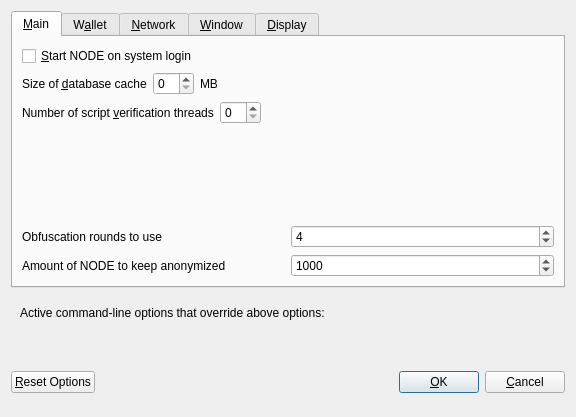
<?xml version="1.0" encoding="UTF-8"?>
<ui version="4.0">
 <class>OptionsDialog</class>
 <widget class="QDialog" name="OptionsDialog">
  <property name="geometry">
   <rect>
    <x>0</x>
    <y>0</y>
    <width>576</width>
    <height>417</height>
   </rect>
  </property>
  <property name="windowTitle">
   <string>Options</string>
  </property>
  <property name="modal">
   <bool>true</bool>
  </property>
  <layout class="QVBoxLayout" name="verticalLayout">
   <item>
    <widget class="QTabWidget" name="tabWidget">
     <property name="currentIndex">
      <number>0</number>
     </property>
     <widget class="QWidget" name="tabMain">
      <attribute name="title">
       <string>&amp;Main</string>
      </attribute>
      <layout class="QVBoxLayout" name="verticalLayout_Main">
       <item>
        <widget class="QCheckBox" name="bitcoinAtStartup">
         <property name="toolTip">
          <string>Automatically start NODE after logging in to the system.</string>
         </property>
         <property name="text">
          <string>&amp;Start NODE on system login</string>
         </property>
        </widget>
       </item>
       <item>
        <layout class="QHBoxLayout" name="horizontalLayout_2_Main">
         <item>
          <widget class="QLabel" name="databaseCacheLabel">
           <property name="text">
            <string>Size of &amp;database cache</string>
           </property>
           <property name="textFormat">
            <enum>Qt::PlainText</enum>
           </property>
           <property name="buddy">
            <cstring>databaseCache</cstring>
           </property>
          </widget>
         </item>
         <item>
          <widget class="QSpinBox" name="databaseCache"/>
         </item>
         <item>
          <widget class="QLabel" name="databaseCacheUnitLabel">
           <property name="text">
            <string>MB</string>
           </property>
           <property name="textFormat">
            <enum>Qt::PlainText</enum>
           </property>
          </widget>
         </item>
         <item>
          <spacer name="horizontalSpacer_2_Main">
           <property name="orientation">
            <enum>Qt::Horizontal</enum>
           </property>
           <property name="sizeHint" stdset="0">
            <size>
             <width>40</width>
             <height>20</height>
            </size>
           </property>
          </spacer>
         </item>
        </layout>
       </item>
       <item>
        <layout class="QHBoxLayout" name="horizontalLayout_3_Main">
         <item>
          <widget class="QLabel" name="threadsScriptVerifLabel">
           <property name="text">
            <string>Number of script &amp;verification threads</string>
           </property>
           <property name="textFormat">
            <enum>Qt::PlainText</enum>
           </property>
           <property name="buddy">
            <cstring>threadsScriptVerif</cstring>
           </property>
          </widget>
         </item>
         <item>
          <widget class="QSpinBox" name="threadsScriptVerif">
           <property name="toolTip">
            <string>(0 = auto, &lt;0 = leave that many cores free)</string>
           </property>
          </widget>
         </item>
         <item>
          <spacer name="horizontalSpacer_3_Main">
           <property name="orientation">
            <enum>Qt::Horizontal</enum>
           </property>
           <property name="sizeHint" stdset="0">
            <size>
             <width>40</width>
             <height>20</height>
            </size>
           </property>
          </spacer>
         </item>
        </layout>
       </item>
       <item>
        <spacer name="verticalSpacer_Main">
         <property name="orientation">
          <enum>Qt::Vertical</enum>
         </property>
         <property name="sizeHint" stdset="0">
          <size>
           <width>20</width>
           <height>40</height>
          </size>
         </property>
        </spacer>
       </item>
       <item>
        <layout class="QHBoxLayout" name="horizontalLayout_4_Main">
         <item>
          <widget class="QLabel" name="label">
           <property name="toolTip">
            <string>This setting determines the amount of individual masternodes that an input will be anonymized through.&lt;br/&gt;More rounds of anonymization gives a higher degree of privacy, but also costs more in fees.</string>
           </property>
           <property name="text">
            <string>Obfuscation rounds to use</string>
           </property>
          </widget>
         </item>
         <item>
          <widget class="QSpinBox" name="obfuscationRounds">
           <property name="minimum">
            <number>2</number>
           </property>
           <property name="maximum">
            <number>8</number>
           </property>
           <property name="value">
            <number>4</number>
           </property>
          </widget>
         </item>
        </layout>
       </item>
       <item>
        <layout class="QHBoxLayout" name="horizontalLayout">
         <item>
          <widget class="QLabel" name="label_2">
           <property name="toolTip">
            <string>This amount acts as a threshold to turn off Obfuscation once it's reached.</string>
           </property>
           <property name="statusTip">
            <string notr="true"/>
           </property>
           <property name="whatsThis">
            <string notr="true"/>
           </property>
           <property name="accessibleName">
            <string notr="true"/>
           </property>
           <property name="accessibleDescription">
            <string notr="true"/>
           </property>
           <property name="text">
            <string>Amount of NODE to keep anonymized</string>
           </property>
          </widget>
         </item>
         <item>
          <widget class="QSpinBox" name="anonymizeNODE">
           <property name="minimum">
            <number>100</number>
           </property>
           <property name="maximum">
            <number>100000</number>
           </property>
           <property name="singleStep">
            <number>100</number>
           </property>
           <property name="value">
            <number>1000</number>
           </property>
          </widget>
         </item>
        </layout>
       </item>
      </layout>
     </widget>
     <widget class="QWidget" name="tabWallet">
      <attribute name="title">
       <string>W&amp;allet</string>
      </attribute>
      <layout class="QVBoxLayout" name="verticalLayout_Wallet">
       <item>
        <widget class="QGroupBox" name="groupBox">
         <property name="title">
          <string>Expert</string>
         </property>
         <layout class="QVBoxLayout" name="verticalLayout_2">
          <item>
           <widget class="QCheckBox" name="coinControlFeatures">
            <property name="toolTip">
             <string>Whether to show coin control features or not.</string>
            </property>
            <property name="text">
             <string>Enable coin &amp;control features</string>
            </property>
           </widget>
          </item>
          <item>
           <widget class="QCheckBox" name="showMasternodesTab">
            <property name="toolTip">
             <string>Show additional tab listing all your masternodes in first sub-tab&lt;br/&gt;and all masternodes on the network in second sub-tab.</string>
            </property>
            <property name="text">
             <string>Show Masternodes Tab</string>
            </property>
           </widget>
          </item>
          <item>
           <widget class="QCheckBox" name="spendZeroConfChange">
            <property name="toolTip">
             <string>If you disable the spending of unconfirmed change, the change from a transaction&lt;br/&gt;cannot be used until that transaction has at least one confirmation.&lt;br/&gt;This also affects how your balance is computed.</string>
            </property>
            <property name="text">
             <string>&amp;Spend unconfirmed change</string>
            </property>
           </widget>
          </item>
         </layout>
        </widget>
       </item>
       <item>
        <spacer name="verticalSpacer_Wallet">
         <property name="orientation">
          <enum>Qt::Vertical</enum>
         </property>
         <property name="sizeHint" stdset="0">
          <size>
           <width>20</width>
           <height>40</height>
          </size>
         </property>
        </spacer>
       </item>
      </layout>
     </widget>
     <widget class="QWidget" name="tabNetwork">
      <attribute name="title">
       <string>&amp;Network</string>
      </attribute>
      <layout class="QVBoxLayout" name="verticalLayout_Network">
       <item>
        <widget class="QCheckBox" name="mapPortUpnp">
         <property name="toolTip">
          <string>Automatically open the ZeroNode client port on the router. This only works when your router supports UPnP and it is enabled.</string>
         </property>
         <property name="text">
          <string>Map port using &amp;UPnP</string>
         </property>
        </widget>
       </item>
       <item>
        <widget class="QCheckBox" name="allowIncoming">
         <property name="toolTip">
          <string>Accept connections from outside</string>
         </property>
         <property name="text">
          <string>Allow incoming connections</string>
         </property>
        </widget>
       </item>
       <item>
        <widget class="QCheckBox" name="connectSocks">
         <property name="toolTip">
          <string>Connect to the ZeroNode network through a SOCKS5 proxy.</string>
         </property>
         <property name="text">
          <string>&amp;Connect through SOCKS5 proxy (default proxy):</string>
         </property>
        </widget>
       </item>
       <item>
        <layout class="QHBoxLayout" name="horizontalLayout_1_Network">
         <item>
          <widget class="QLabel" name="proxyIpLabel">
           <property name="text">
            <string>Proxy &amp;IP:</string>
           </property>
           <property name="textFormat">
            <enum>Qt::PlainText</enum>
           </property>
           <property name="buddy">
            <cstring>proxyIp</cstring>
           </property>
          </widget>
         </item>
         <item>
          <widget class="QValidatedLineEdit" name="proxyIp">
           <property name="minimumSize">
            <size>
             <width>140</width>
             <height>0</height>
            </size>
           </property>
           <property name="maximumSize">
            <size>
             <width>140</width>
             <height>16777215</height>
            </size>
           </property>
           <property name="toolTip">
            <string>IP address of the proxy (e.g. IPv4: 127.0.0.1 / IPv6: ::1)</string>
           </property>
          </widget>
         </item>
         <item>
          <widget class="QLabel" name="proxyPortLabel">
           <property name="text">
            <string>&amp;Port:</string>
           </property>
           <property name="textFormat">
            <enum>Qt::PlainText</enum>
           </property>
           <property name="buddy">
            <cstring>proxyPort</cstring>
           </property>
          </widget>
         </item>
         <item>
          <widget class="QLineEdit" name="proxyPort">
           <property name="minimumSize">
            <size>
             <width>55</width>
             <height>0</height>
            </size>
           </property>
           <property name="maximumSize">
            <size>
             <width>55</width>
             <height>16777215</height>
            </size>
           </property>
           <property name="toolTip">
            <string>Port of the proxy (e.g. 9050)</string>
           </property>
          </widget>
         </item>
         <item>
          <spacer name="horizontalSpacer_1_Network">
           <property name="orientation">
            <enum>Qt::Horizontal</enum>
           </property>
           <property name="sizeHint" stdset="0">
            <size>
             <width>40</width>
             <height>20</height>
            </size>
           </property>
          </spacer>
         </item>
        </layout>
       </item>
       <item>
        <spacer name="verticalSpacer_Network">
         <property name="orientation">
          <enum>Qt::Vertical</enum>
         </property>
         <property name="sizeHint" stdset="0">
          <size>
           <width>20</width>
           <height>40</height>
          </size>
         </property>
        </spacer>
       </item>
      </layout>
     </widget>
     <widget class="QWidget" name="tabWindow">
      <attribute name="title">
       <string>&amp;Window</string>
      </attribute>
      <layout class="QVBoxLayout" name="verticalLayout_Window">
       <item>
        <widget class="QCheckBox" name="minimizeToTray">
         <property name="toolTip">
          <string>Show only a tray icon after minimizing the window.</string>
         </property>
         <property name="text">
          <string>&amp;Minimize to the tray instead of the taskbar</string>
         </property>
        </widget>
       </item>
       <item>
        <widget class="QCheckBox" name="minimizeOnClose">
         <property name="toolTip">
          <string>Minimize instead of exit the application when the window is closed. When this option is enabled, the application will be closed only after selecting Quit in the menu.</string>
         </property>
         <property name="text">
          <string>M&amp;inimize on close</string>
         </property>
        </widget>
       </item>
       <item>
        <spacer name="verticalSpacer_Window">
         <property name="orientation">
          <enum>Qt::Vertical</enum>
         </property>
         <property name="sizeHint" stdset="0">
          <size>
           <width>20</width>
           <height>40</height>
          </size>
         </property>
        </spacer>
       </item>
      </layout>
     </widget>
     <widget class="QWidget" name="tabDisplay">
      <attribute name="title">
       <string>&amp;Display</string>
      </attribute>
      <layout class="QVBoxLayout" name="verticalLayout_Display">
       <item>
        <layout class="QHBoxLayout" name="horizontalLayout_1_Display">
         <item>
          <widget class="QLabel" name="langLabel">
           <property name="text">
            <string>User Interface &amp;language:</string>
           </property>
           <property name="textFormat">
            <enum>Qt::PlainText</enum>
           </property>
           <property name="buddy">
            <cstring>lang</cstring>
           </property>
          </widget>
         </item>
         <item>
          <widget class="QValueComboBox" name="lang">
           <property name="toolTip">
            <string>The user interface language can be set here. This setting will take effect after restarting ZeroNode.</string>
           </property>
          </widget>
         </item>
        </layout>
       </item>
       <item>
        <widget class="QLabel" name="label_3">
         <property name="toolTip">
          <string notr="true"/>
         </property>
         <property name="statusTip">
          <string notr="true"/>
         </property>
         <property name="whatsThis">
          <string notr="true"/>
         </property>
         <property name="accessibleName">
          <string notr="true"/>
         </property>
         <property name="text">
          <string>Language missing or translation incomplete? Help contributing translations here:
https://www.transifex.com/zeronode-project/zeronode-project-translations</string>
         </property>
         <property name="wordWrap">
          <bool>true</bool>
         </property>
         <property name="openExternalLinks">
          <bool>true</bool>
         </property>
         <property name="textInteractionFlags">
          <set>Qt::TextBrowserInteraction</set>
         </property>
        </widget>
       </item>
       <item>
        <layout class="QHBoxLayout" name="horizontalLayout_4_Display" stretch="0,0">
         <item>
          <widget class="QLabel" name="themeLabel">
           <property name="text">
            <string>User Interface Theme:</string>
           </property>
          </widget>
         </item>
         <item>
          <widget class="QValueComboBox" name="theme"/>
         </item>
        </layout>
       </item>
       <item>
        <widget class="Line" name="line">
         <property name="orientation">
          <enum>Qt::Horizontal</enum>
         </property>
        </widget>
       </item>
       <item>
        <layout class="QHBoxLayout" name="horizontalLayout_2_Display">
         <item>
          <widget class="QLabel" name="unitLabel">
           <property name="text">
            <string>&amp;Unit to show amounts in:</string>
           </property>
           <property name="textFormat">
            <enum>Qt::PlainText</enum>
           </property>
           <property name="buddy">
            <cstring>unit</cstring>
           </property>
          </widget>
         </item>
         <item>
          <widget class="QValueComboBox" name="unit">
           <property name="toolTip">
            <string>Choose the default subdivision unit to show in the interface and when sending coins.</string>
           </property>
          </widget>
         </item>
        </layout>
       </item>
       <item>
        <layout class="QHBoxLayout" name="horizontalLayout_5_Display">
         <item>
          <widget class="QLabel" name="digitsLabel">
           <property name="text">
            <string>Decimal digits</string>
           </property>
          </widget>
         </item>
         <item>
          <widget class="QValueComboBox" name="digits"/>
         </item>
        </layout>
       </item>
       <item>
        <layout class="QHBoxLayout" name="horizontalLayout_3_Display">
         <item>
          <widget class="QLabel" name="thirdPartyTxUrlsLabel">
           <property name="toolTip">
            <string>Third party URLs (e.g. a block explorer) that appear in the transactions tab as context menu items. %s in the URL is replaced by transaction hash. Multiple URLs are separated by vertical bar |.</string>
           </property>
           <property name="text">
            <string>Third party transaction URLs</string>
           </property>
           <property name="buddy">
            <cstring>thirdPartyTxUrls</cstring>
           </property>
          </widget>
         </item>
         <item>
          <widget class="QLineEdit" name="thirdPartyTxUrls">
           <property name="toolTip">
            <string>Third party URLs (e.g. a block explorer) that appear in the transactions tab as context menu items. %s in the URL is replaced by transaction hash. Multiple URLs are separated by vertical bar |.</string>
           </property>
          </widget>
         </item>
        </layout>
       </item>
       <item>
        <spacer name="verticalSpacer">
         <property name="orientation">
          <enum>Qt::Vertical</enum>
         </property>
         <property name="sizeHint" stdset="0">
          <size>
           <width>20</width>
           <height>40</height>
          </size>
         </property>
        </spacer>
       </item>
      </layout>
     </widget>
    </widget>
   </item>
   <item>
    <widget class="QFrame" name="frame">
     <layout class="QVBoxLayout" name="verticalLayout_Bottom">
      <item>
       <layout class="QHBoxLayout" name="horizontalLayout_Bottom">
        <item>
         <widget class="QLabel" name="overriddenByCommandLineInfoLabel">
          <property name="text">
           <string>Active command-line options that override above options:</string>
          </property>
          <property name="textFormat">
           <enum>Qt::PlainText</enum>
          </property>
         </widget>
        </item>
        <item>
         <spacer name="horizontalSpacer_Bottom">
          <property name="orientation">
           <enum>Qt::Horizontal</enum>
          </property>
          <property name="sizeHint" stdset="0">
           <size>
            <width>40</width>
            <height>20</height>
           </size>
          </property>
         </spacer>
        </item>
       </layout>
      </item>
      <item>
       <widget class="QLabel" name="overriddenByCommandLineLabel">
        <property name="text">
         <string/>
        </property>
        <property name="textFormat">
         <enum>Qt::PlainText</enum>
        </property>
        <property name="wordWrap">
         <bool>true</bool>
        </property>
       </widget>
      </item>
     </layout>
    </widget>
   </item>
   <item>
    <layout class="QHBoxLayout" name="horizontalLayout_Buttons">
     <item>
      <widget class="QPushButton" name="resetButton">
       <property name="toolTip">
        <string>Reset all client options to default.</string>
       </property>
       <property name="text">
        <string>&amp;Reset Options</string>
       </property>
       <property name="autoDefault">
        <bool>false</bool>
       </property>
      </widget>
     </item>
     <item>
      <spacer name="horizontalSpacer_1">
       <property name="orientation">
        <enum>Qt::Horizontal</enum>
       </property>
       <property name="sizeHint" stdset="0">
        <size>
         <width>40</width>
         <height>48</height>
        </size>
       </property>
      </spacer>
     </item>
     <item>
      <widget class="QLabel" name="statusLabel">
       <property name="minimumSize">
        <size>
         <width>200</width>
         <height>0</height>
        </size>
       </property>
       <property name="font">
        <font>
         <weight>75</weight>
         <bold>true</bold>
        </font>
       </property>
       <property name="text">
        <string/>
       </property>
       <property name="textFormat">
        <enum>Qt::PlainText</enum>
       </property>
       <property name="wordWrap">
        <bool>true</bool>
       </property>
      </widget>
     </item>
     <item>
      <spacer name="horizontalSpacer_2">
       <property name="orientation">
        <enum>Qt::Horizontal</enum>
       </property>
       <property name="sizeHint" stdset="0">
        <size>
         <width>40</width>
         <height>48</height>
        </size>
       </property>
      </spacer>
     </item>
     <item>
      <widget class="QPushButton" name="okButton">
       <property name="text">
        <string>&amp;OK</string>
       </property>
       <property name="autoDefault">
        <bool>false</bool>
       </property>
       <property name="default">
        <bool>true</bool>
       </property>
      </widget>
     </item>
     <item>
      <widget class="QPushButton" name="cancelButton">
       <property name="text">
        <string>&amp;Cancel</string>
       </property>
       <property name="autoDefault">
        <bool>false</bool>
       </property>
      </widget>
     </item>
    </layout>
   </item>
  </layout>
 </widget>
 <customwidgets>
  <customwidget>
   <class>QValidatedLineEdit</class>
   <extends>QLineEdit</extends>
   <header>qvalidatedlineedit.h</header>
  </customwidget>
  <customwidget>
   <class>QValueComboBox</class>
   <extends>QComboBox</extends>
   <header>qvaluecombobox.h</header>
  </customwidget>
 </customwidgets>
 <resources/>
 <connections/>
</ui>
